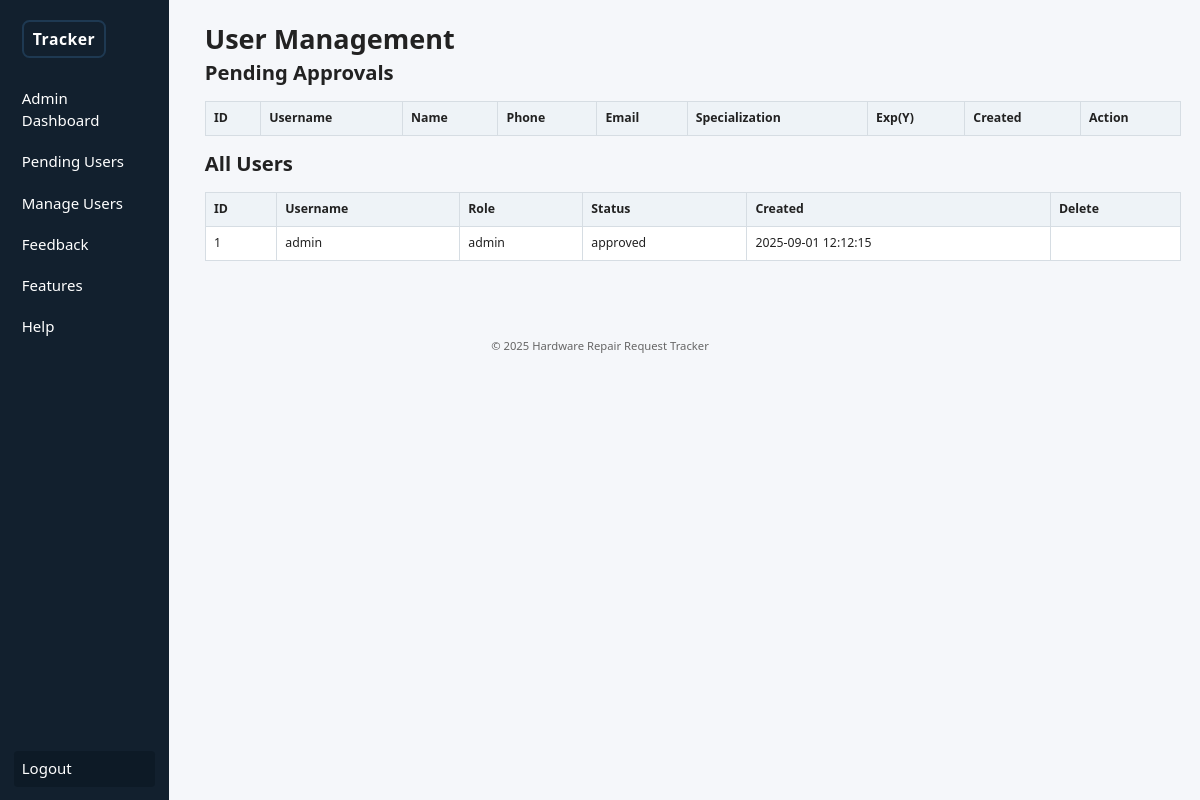
Before: /admin/users.php (signed in) with the older database file.
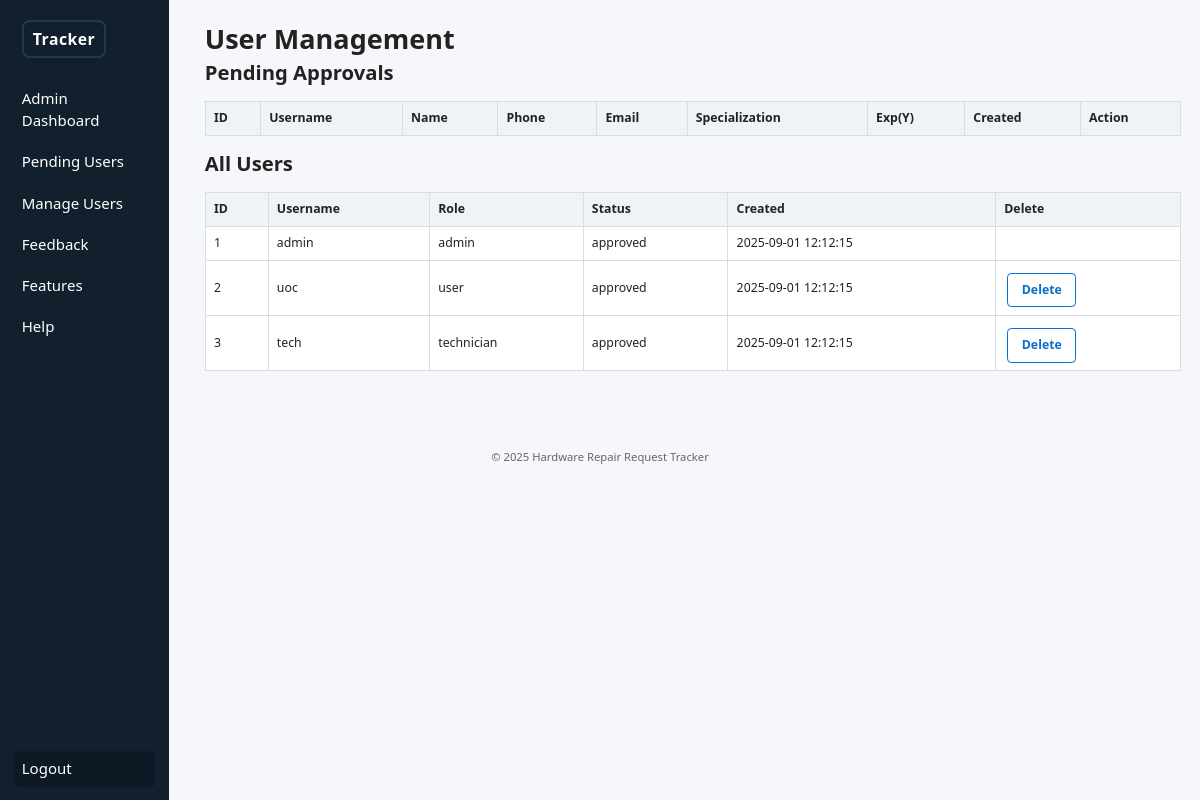
After: the same page with the newer database file.
### tables this page shows
CREATE TABLE users (
  user_id INT AUTO_INCREMENT PRIMARY KEY,
  username VARCHAR(50) NOT NULL UNIQUE,
  password VARCHAR(255) NOT NULL,
  role ENUM('admin','user','technician') NOT NULL DEFAULT 'user',
  status ENUM('pending','approved','rejected') NOT NULL DEFAULT 'pending',
  is_disabled TINYINT(1) NOT NULL DEFAULT 0,
  created_at TIMESTAMP DEFAULT CURRENT_TIMESTAMP
);

### admin/users.php (the view, shortened to what this page needs)
<?php
require_once __DIR__ . '/../db.php';
$all     = $mysqli->query("SELECT user_id,username,role,status,created_at FROM users ORDER BY created_at DESC");
?>
<?php include __DIR__ . '/../partials/header.php'; ?>
<h1>User Management</h1>
<h2>Pending Approvals</h2>
<table class="table">
	<tr>
		<th>ID</th>
		<th>Username</th>
		<th>Name</th>
		<th>Phone</th>
		<th>Email</th>
		<th>Specialization</th>
		<th>Exp(Y)</th>
		<th>Created</th>
		<th>Action</th>
	</tr>
</table>
<h2>All Users</h2>
<table class="table">
	<tr>
		<th>ID</th>
		<th>Username</th>
		<th>Role</th>
		<th>Status</th>
		<th>Created</th>
		<th>Delete</th>
	</tr>
	<?php while ($row = $all->fetch_assoc()): ?>
		<tr>
			<td><?= $row['user_id'] ?></td>
			<td><?= htmlspecialchars($row['username']) ?></td>
			<td><?= $row['role'] ?></td>
			<td><?= $row['status'] ?></td>
			<td><?= $row['created_at'] ?></td>
			<td>
				<?php if ($row['user_id'] != 1): ?>
					<a data-confirm="Delete user?" class="btn outline" href="?delete=<?= $row['user_id'] ?>">Delete</a>
				<?php endif; ?>
			</td>
		</tr>
	<?php endwhile; ?>
</table>
<?php include __DIR__ . '/../partials/footer.php'; ?>

Changed rows visible on the page:
added users: user_id "2", username "uoc", role "user", status "approved", created_at "2025-09-01 12:12:15"
added users: user_id "3", username "tech", role "technician", status "approved", created_at "2025-09-01 12:12:15"
